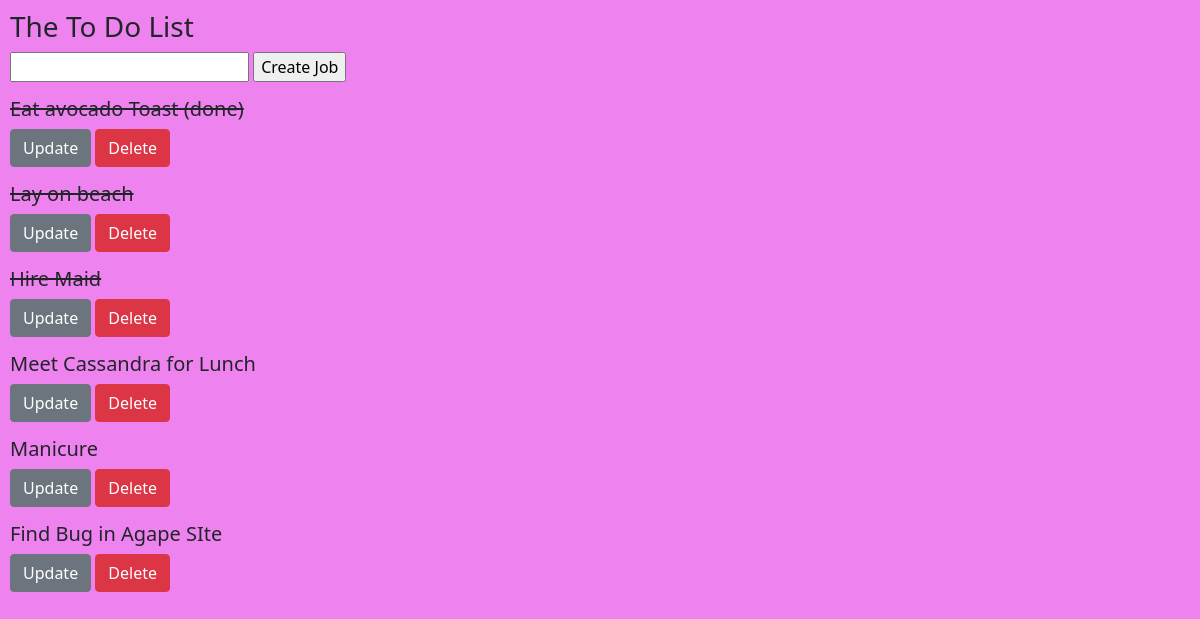
Before: / with the older database file.
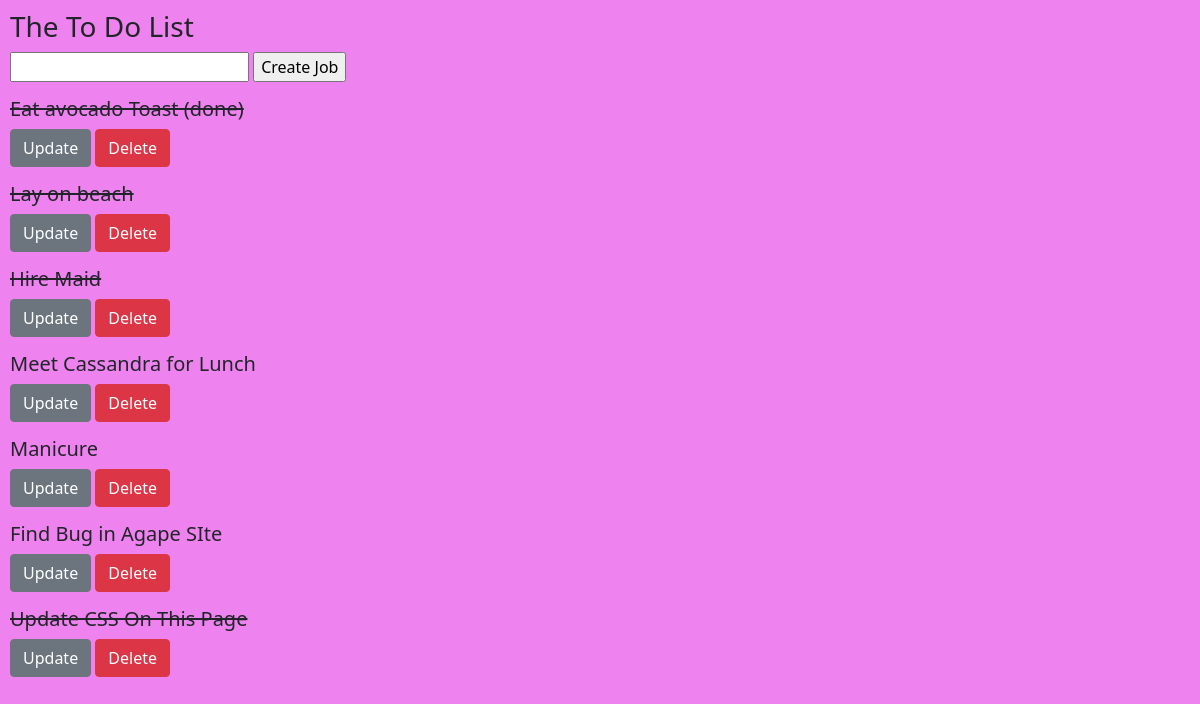
After: the same page with the newer database file.
### todo_app/models.py (models this page shows)
class Job(models.Model):
    job_name = models.CharField(max_length=255)
    done = models.BooleanField(default=False)
    created_at = models.DateTimeField(auto_now_add=True)
    updated_at = models.DateTimeField(auto_now=True )
    def __str__(self):
        return self.job_name

### todo_app/views.py (the view)
# urls.py: path('', views.index, name="list" ),
def index(request):
    if request.method == 'POST':
        form = JobForm(request.POST)
        if form.is_valid():
            form.save()
        return redirect('/')
    context = {
            'jobs': Job.objects.all(),
            'form': JobForm()
        }
    return render(request, 'todo_app/index.html', context)

### todo_app/forms.py
class JobForm(forms.ModelForm):
    class Meta:
        model = Job
        fields = '__all__'

### todo_app/templates/todo_app/index.html (shortened to what this page needs)
<!DOCTYPE html>
<html>
<head>
    {% load static %}
    <link href="https://cdn.jsdelivr.net/npm/bootstrap@5.1.3/dist/css/bootstrap.min.css"
    rel="stylesheet"
>
    <link rel='stylesheet' type='text/css' media='screen' href='{% static "style.css" %}'>
</head>
<body>
    <div id="wrapper">
        <h3>The To Do List</h3>
        <form method="POST" action="/">
            {{form.job_name}}
            <input type="submit" value="Create Job">
        </form>
        <div>
        {% for job in jobs %}
        {% if job.done == True %}
        <h5 style="margin-top: 15px;"><strike>{{job}}</strike></h5>
        {% else %}
            <h5 style="margin-top: 15px;">{{job}}</h5>
        {% endif %}
            <a href="{% url 'update_job' job.id %}" class='btn btn-secondary'>Update</a>
            <a href="{% url 'delete_job' job.id %}" class='btn btn-danger'>Delete</a>
        {% endfor %}
        </div>
    </div>
</body>
</html>

### todo_app/static/style.css (style rules this page uses)
body { background-color: violet; }
strike { display: block; }
#wrapper { display: inline-block; padding: 10px; }

Changed rows visible on the page:
added Job: job_name "Update CSS On This Page"
